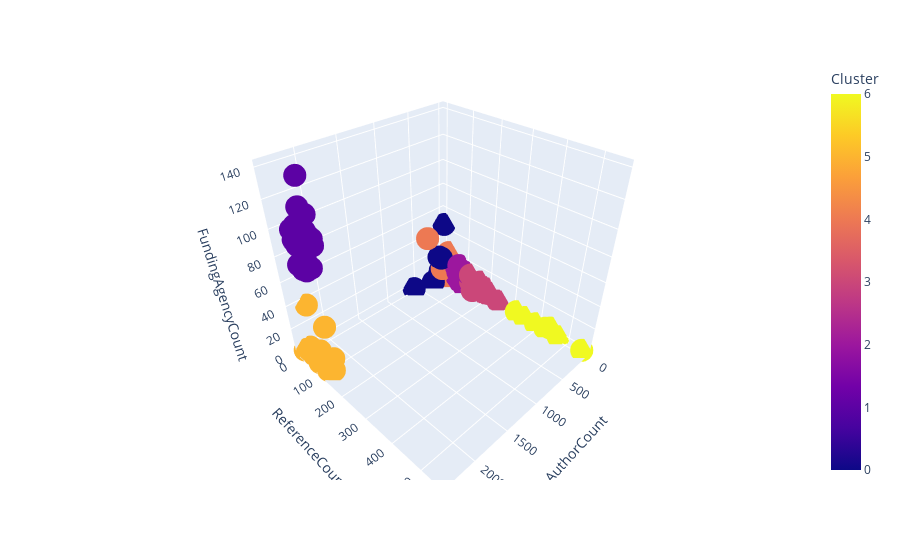

Notebook source saved alongside this figure:
### Code cell
df = pd.read_csv("csv/lit_cluster.csv")

import plotly.express as px
fig = px.scatter_3d(df, x='AuthorCount', y='ReferenceCount', z='FundingAgencyCount', color='Cluster')
fig.show()

### Figure 1 — Plotly figure (JSON) as saved in the notebook; plotly's stock layout.template omitted (floating-point values rounded to 4 significant figures; data arrays with more than 128 entries replaced by an {"elided": "..."} marker saying what was removed)
{"data": [{"hovertemplate": "AuthorCount=%{x}<br>ReferenceCount=%{y}<br>FundingAgencyCount=%{z}<br>Cluster=%{marker.color}<extra></extra>", "legendgroup": "", "marker": {"color": {"elided": "2025 int values"}, "coloraxis": "coloraxis", "symbol": "circle"}, "mode": "markers", "name": "", "scene": "scene", "showlegend": false, "type": "scatter3d", "x": {"elided": "2025 int values"}, "y": {"elided": "2025 int values"}, "z": {"elided": "2025 int values"}}], "layout": {"coloraxis": {"colorbar": {"title": {"text": "Cluster"}}, "colorscale": [[0, "#0d0887"], [0.1111, "#46039f"], [0.2222, "#7201a8"], [0.3333, "#9c179e"], [0.4444, "#bd3786"], [0.5556, "#d8576b"], [0.6667, "#ed7953"], [0.7778, "#fb9f3a"], [0.8889, "#fdca26"], [1, "#f0f921"]]}, "legend": {"tracegroupgap": 0}, "margin": {"t": 60}, "scene": {"domain": {"x": [0, 1], "y": [0, 1]}, "xaxis": {"title": {"text": "AuthorCount"}}, "yaxis": {"title": {"text": "ReferenceCount"}}, "zaxis": {"title": {"text": "FundingAgencyCount"}}}}}
